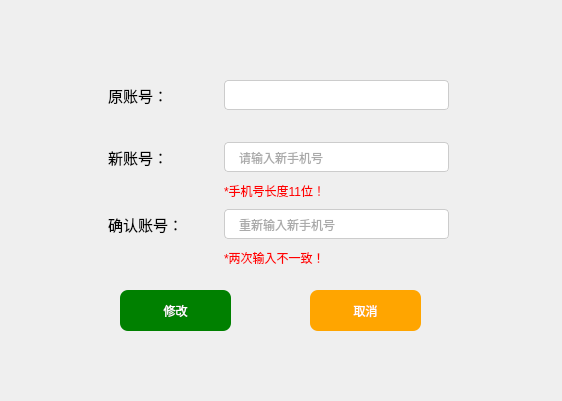
<?xml version="1.0" encoding="UTF-8"?>
<ui version="4.0">
 <class>Form</class>
 <widget class="QWidget" name="Form">
  <property name="geometry">
   <rect>
    <x>0</x>
    <y>0</y>
    <width>562</width>
    <height>401</height>
   </rect>
  </property>
  <property name="windowTitle">
   <string>Form</string>
  </property>
  <widget class="QWidget" name="layoutWidget">
   <property name="geometry">
    <rect>
     <x>108</x>
     <y>80</y>
     <width>341</width>
     <height>191</height>
    </rect>
   </property>
   <layout class="QGridLayout" name="gridLayout">
    <item row="2" column="0">
     <widget class="QLabel" name="label_4">
      <property name="font">
       <font>
        <family>黑体</family>
        <pointsize>11</pointsize>
       </font>
      </property>
      <property name="text">
       <string>新账号：</string>
      </property>
     </widget>
    </item>
    <item row="4" column="0">
     <spacer name="verticalSpacer_2">
      <property name="orientation">
       <enum>Qt::Vertical</enum>
      </property>
      <property name="sizeHint" stdset="0">
       <size>
        <width>20</width>
        <height>40</height>
       </size>
      </property>
     </spacer>
    </item>
    <item row="6" column="0">
     <spacer name="verticalSpacer_3">
      <property name="orientation">
       <enum>Qt::Vertical</enum>
      </property>
      <property name="sizeHint" stdset="0">
       <size>
        <width>20</width>
        <height>40</height>
       </size>
      </property>
     </spacer>
    </item>
    <item row="0" column="0">
     <widget class="QLabel" name="label_3">
      <property name="font">
       <font>
        <family>黑体</family>
        <pointsize>11</pointsize>
       </font>
      </property>
      <property name="text">
       <string>原账号：</string>
      </property>
     </widget>
    </item>
    <item row="0" column="1" colspan="2">
     <widget class="QLineEdit" name="lineEdit">
      <property name="tabletTracking">
       <bool>false</bool>
      </property>
      <property name="styleSheet">
       <string notr="true"> border:1px solid #ccc;
 border-radius:4px;
 color:#555;
 padding: 6px 12px;
</string>
      </property>
      <property name="inputMask">
       <string/>
      </property>
      <property name="text">
       <string/>
      </property>
      <property name="frame">
       <bool>true</bool>
      </property>
      <property name="dragEnabled">
       <bool>false</bool>
      </property>
      <property name="readOnly">
       <bool>true</bool>
      </property>
      <property name="placeholderText">
       <string/>
      </property>
      <property name="clearButtonEnabled">
       <bool>false</bool>
      </property>
     </widget>
    </item>
    <item row="5" column="1" colspan="2">
     <widget class="QLineEdit" name="lineEdit_3">
      <property name="styleSheet">
       <string notr="true">border:1px solid #ccc;
border-radius:4px;
color:#555;
padding: 6px 12px;
</string>
      </property>
      <property name="inputMask">
       <string/>
      </property>
      <property name="text">
       <string/>
      </property>
      <property name="echoMode">
       <enum>QLineEdit::Normal</enum>
      </property>
      <property name="placeholderText">
       <string>重新输入新手机号</string>
      </property>
      <property name="clearButtonEnabled">
       <bool>true</bool>
      </property>
     </widget>
    </item>
    <item row="5" column="0">
     <widget class="QLabel" name="label_5">
      <property name="font">
       <font>
        <family>黑体</family>
        <pointsize>11</pointsize>
       </font>
      </property>
      <property name="text">
       <string>确认账号：</string>
      </property>
     </widget>
    </item>
    <item row="1" column="0">
     <spacer name="verticalSpacer">
      <property name="orientation">
       <enum>Qt::Vertical</enum>
      </property>
      <property name="sizeHint" stdset="0">
       <size>
        <width>20</width>
        <height>40</height>
       </size>
      </property>
     </spacer>
    </item>
    <item row="2" column="1" colspan="2">
     <widget class="QLineEdit" name="lineEdit_2">
      <property name="styleSheet">
       <string notr="true">border:1px solid #ccc;
border-radius:4px;
color:#555;
padding: 6px 12px;
</string>
      </property>
      <property name="inputMask">
       <string/>
      </property>
      <property name="text">
       <string/>
      </property>
      <property name="echoMode">
       <enum>QLineEdit::Normal</enum>
      </property>
      <property name="placeholderText">
       <string>请输入新手机号</string>
      </property>
      <property name="clearButtonEnabled">
       <bool>true</bool>
      </property>
     </widget>
    </item>
    <item row="4" column="1" colspan="2">
     <widget class="QLabel" name="warninglabel">
      <property name="styleSheet">
       <string notr="true">color:red
</string>
      </property>
      <property name="text">
       <string>*手机号长度11位！</string>
      </property>
     </widget>
    </item>
    <item row="6" column="1" colspan="2">
     <widget class="QLabel" name="warninglabel_2">
      <property name="styleSheet">
       <string notr="true">color:red
</string>
      </property>
      <property name="text">
       <string>*两次输入不一致！</string>
      </property>
     </widget>
    </item>
   </layout>
  </widget>
  <widget class="QPushButton" name="pushButton">
   <property name="geometry">
    <rect>
     <x>120</x>
     <y>290</y>
     <width>111</width>
     <height>41</height>
    </rect>
   </property>
   <property name="styleSheet">
    <string notr="true">background-color:green;
	color:white;
border:0px;
border-radius:8px;

</string>
   </property>
   <property name="text">
    <string>修改</string>
   </property>
  </widget>
  <widget class="QPushButton" name="pushButton_2">
   <property name="geometry">
    <rect>
     <x>310</x>
     <y>290</y>
     <width>111</width>
     <height>41</height>
    </rect>
   </property>
   <property name="styleSheet">
    <string notr="true">background-color:orange;
	color:white;
border:0px;
border-radius:8px;

</string>
   </property>
   <property name="text">
    <string>取消</string>
   </property>
  </widget>
 </widget>
 <resources/>
 <connections/>
</ui>
